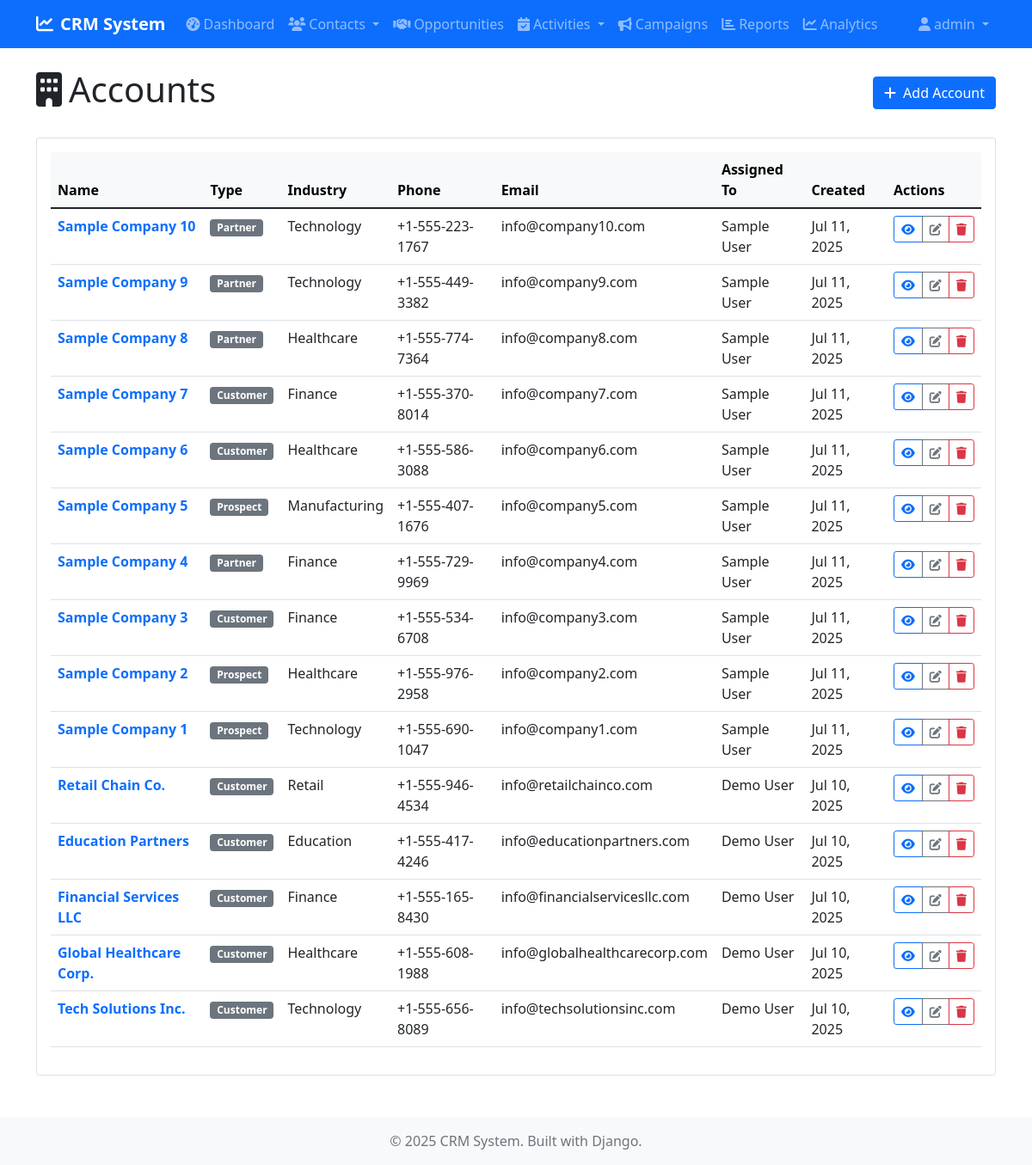
/accounts/ (signed in), run on the app's committed database.
### accounts/models.py (models this page shows, shortened)
class Account(models.Model):
    ACCOUNT_TYPES = [
        ('customer', 'Customer'),
        ('prospect', 'Prospect'),
        ('partner', 'Partner'),
        ('competitor', 'Competitor'),
        ('other', 'Other'),
    ]
    INDUSTRIES = [
        ('technology', 'Technology'),
        ('healthcare', 'Healthcare'),
        ('finance', 'Finance'),
        ('education', 'Education'),
        ('retail', 'Retail'),
        ('manufacturing', 'Manufacturing'),
        ('other', 'Other'),
    ]
    name = models.CharField(max_length=200)
    account_type = models.CharField(max_length=20, choices=ACCOUNT_TYPES, default='customer')
    industry = models.CharField(max_length=20, choices=INDUSTRIES, blank=True)
    website = models.URLField(blank=True)
    phone = models.CharField(max_length=20, blank=True)
    email = models.EmailField(blank=True)
    billing_street = models.TextField(blank=True)
    billing_city = models.CharField(max_length=100, blank=True)
    billing_state = models.CharField(max_length=100, blank=True)
    billing_postal_code = models.CharField(max_length=20, blank=True)
    billing_country = models.CharField(max_length=100, blank=True)
    shipping_street = models.TextField(blank=True)
    shipping_city = models.CharField(max_length=100, blank=True)
    shipping_state = models.CharField(max_length=100, blank=True)
    shipping_postal_code = models.CharField(max_length=20, blank=True)
    shipping_country = models.CharField(max_length=100, blank=True)
    annual_revenue = models.DecimalField(max_digits=15, decimal_places=2, null=True, blank=True)
    employees = models.IntegerField(null=True, blank=True)
    description = models.TextField(blank=True)
    assigned_to = models.ForeignKey(User, on_delete=models.SET_NULL, null=True, blank=True)
    created_by = models.ForeignKey(User, on_delete=models.SET_NULL, null=True, blank=True, related_name='created_accounts')
    created_at = models.DateTimeField(auto_now_add=True)
    updated_at = models.DateTimeField(auto_now=True)
    class Meta:
        ordering = ['name']

### accounts/views.py (the view)
# urls.py: path('', views.AccountListView.as_view(), name='list'),
class AccountListView(LoginRequiredMixin, ListView):
    model = Account
    template_name = 'accounts/account_list.html'
    context_object_name = 'accounts'
    paginate_by = 25
    def get_queryset(self):
        return Account.objects.select_related('assigned_to').order_by('-created_at')

### templates/accounts/account_list.html (shortened to what this page needs)
{% extends 'base.html' %}
{% block content %}
<div class="d-flex justify-content-between align-items-center mb-4">
    <h1><i class="fas fa-building me-2"></i>Accounts</h1>
    <a href="{% url 'accounts:create' %}" class="btn btn-primary">
        <i class="fas fa-plus me-2"></i>Add Account
    </a>
</div>
<div class="card">
    <div class="card-body">
        {% if accounts %}
            <div class="table-responsive">
                <table class="table table-hover">
                    <thead class="table-light">
                        <tr>
                            <th>Name</th>
                            <th>Type</th>
                            <th>Industry</th>
                            <th>Phone</th>
                            <th>Email</th>
                            <th>Assigned To</th>
                            <th>Created</th>
                            <th>Actions</th>
                        </tr>
                    </thead>
                    <tbody>
                        {% for account in accounts %}
                        <tr>
                            <td>
                                <a href="{% url 'accounts:detail' account.pk %}" class="text-decoration-none">
                                    <strong>{{ account.name }}</strong>
                                </a>
                            </td>
                            <td>
                                <span class="badge bg-secondary">{{ account.get_account_type_display }}</span>
                            </td>
                            <td>{{ account.get_industry_display|default:"-" }}</td>
                            <td>{{ account.phone|default:"-" }}</td>
                            <td>{{ account.email|default:"-" }}</td>
                            <td>{{ account.assigned_to.get_full_name|default:account.assigned_to.username|default:"-" }}</td>
                            <td>{{ account.created_at|date:"M d, Y" }}</td>
                            <td class="table-actions">
                                <div class="btn-group btn-group-sm" role="group">
                                    <a href="{% url 'accounts:detail' account.pk %}" class="btn btn-outline-primary" title="View">
                                        <i class="fas fa-eye"></i>
                                    </a>
                                    <a href="{% url 'accounts:edit' account.pk %}" class="btn btn-outline-secondary" title="Edit">
                                        <i class="fas fa-edit"></i>
                                    </a>
                                    <a href="{% url 'accounts:delete' account.pk %}" class="btn btn-outline-danger" title="Delete">
                                        <i class="fas fa-trash"></i>
                                    </a>
                                </div>
                            </td>
                        </tr>
                        {% endfor %}
                    </tbody>
                </table>
            </div>
        {% endif %}
    </div>
</div>
{% endblock %}

### templates/base.html (shortened to what this page needs)
<!DOCTYPE html>
<html lang="en">
<head>
    <link href="https://cdn.jsdelivr.net/npm/bootstrap@5.1.3/dist/css/bootstrap.min.css" rel="stylesheet">
    <link href="https://cdnjs.cloudflare.com/ajax/libs/font-awesome/6.0.0/css/all.min.css" rel="stylesheet">
    {% load static %}
    <link href="{% static 'css/custom.css' %}" rel="stylesheet">
</head>
<body>
    <nav class="navbar navbar-expand-lg navbar-dark bg-primary">
        <div class="container">
            <a class="navbar-brand" href="{% url 'dashboard:home' %}">
                <i class="fas fa-chart-line me-2"></i>CRM System
            </a>
            {% if user.is_authenticated %}
            <div class="collapse navbar-collapse" id="navbarNav">
                <ul class="navbar-nav me-auto">
                    <li class="nav-item">
                        <a class="nav-link" href="{% url 'dashboard:home' %}">
                            <i class="fas fa-tachometer-alt me-1"></i>Dashboard
                        </a>
                    </li>
                    <li class="nav-item dropdown">
                        <a class="nav-link dropdown-toggle" href="#" role="button" data-bs-toggle="dropdown">
                            <i class="fas fa-users me-1"></i>Contacts
                        </a>
                    </li>
                    <li class="nav-item">
                        <a class="nav-link" href="{% url 'opportunities:list' %}">
                            <i class="fas fa-handshake me-1"></i>Opportunities
                        </a>
                    </li>
                    <li class="nav-item dropdown">
                        <a class="nav-link dropdown-toggle" href="#" role="button" data-bs-toggle="dropdown">
                            <i class="fas fa-calendar-check me-1"></i>Activities
                        </a>
                    </li>
                    <li class="nav-item">
                        <a class="nav-link" href="{% url 'campaigns:list' %}">
                            <i class="fas fa-bullhorn me-1"></i>Campaigns
                        </a>
                    </li>
                    <li class="nav-item">
                        <a class="nav-link" href="{% url 'dashboard:reports' %}">
                            <i class="fas fa-chart-bar me-1"></i>Reports
                        </a>
                    </li>
                    <li class="nav-item">
                        <a class="nav-link" href="{% url 'dashboard:analytics' %}">
                            <i class="fas fa-chart-line me-1"></i>Analytics
                        </a>
                    </li>
                </ul>
                <ul class="navbar-nav">
                    <li class="nav-item dropdown">
                        <a class="nav-link dropdown-toggle" href="#" role="button" data-bs-toggle="dropdown">
                            <i class="fas fa-user me-1"></i>{{ user.username }}
                        </a>
                    </li>
                </ul>
            </div>
            {% endif %}
        </div>
    </nav>
    <main class="container my-4">
        {% block content %}
        {% endblock %}
    </main>
    <footer class="bg-light text-center py-3 mt-5">
        <div class="container">
            <p class="text-muted mb-0">&copy; 2025 CRM System. Built with Django.</p>
        </div>
    </footer>
</body>
</html>

### static/css/custom.css (style rules this page uses)
.navbar-brand { font-weight: bold; }
.table-actions { white-space: nowrap; }

### data on the page
Account: name "Sample Company 10", account_type "Partner", industry "Technology", phone "+1-555-223-1767", email "info@company10.com", assigned_to.get_full_name "Sample User", created_at "Jul 11, 2025"
Account: name "Sample Company 9", account_type "Partner", industry "Technology", phone "+1-555-449-3382", email "info@company9.com", assigned_to.get_full_name "Sample User", created_at "Jul 11, 2025"
Account: name "Sample Company 8", account_type "Partner", industry "Healthcare", phone "+1-555-774-7364", email "info@company8.com", assigned_to.get_full_name "Sample User", created_at "Jul 11, 2025"
Account: name "Sample Company 7", account_type "Customer", industry "Finance", phone "+1-555-370-8014", email "info@company7.com", assigned_to.get_full_name "Sample User", created_at "Jul 11, 2025"
Account: name "Sample Company 6", account_type "Customer", industry "Healthcare", phone "+1-555-586-3088", email "info@company6.com", assigned_to.get_full_name "Sample User", created_at "Jul 11, 2025"
Account: name "Sample Company 5", account_type "Prospect", industry "Manufacturing", phone "+1-555-407-1676", email "info@company5.com", assigned_to.get_full_name "Sample User", created_at "Jul 11, 2025"
Account: name "Sample Company 4", account_type "Partner", industry "Finance", phone "+1-555-729-9969", email "info@company4.com", assigned_to.get_full_name "Sample User", created_at "Jul 11, 2025"
Account: name "Sample Company 3", account_type "Customer", industry "Finance", phone "+1-555-534-6708", email "info@company3.com", assigned_to.get_full_name "Sample User", created_at "Jul 11, 2025"
Account: name "Sample Company 2", account_type "Prospect", industry "Healthcare", phone "+1-555-976-2958", email "info@company2.com", assigned_to.get_full_name "Sample User", created_at "Jul 11, 2025"
Account: name "Sample Company 1", account_type "Prospect", industry "Technology", phone "+1-555-690-1047", email "info@company1.com", assigned_to.get_full_name "Sample User", created_at "Jul 11, 2025"
Account: name "Retail Chain Co.", account_type "Customer", industry "Retail", phone "+1-555-946-4534", email "info@retailchainco.com", assigned_to.get_full_name "Demo User", created_at "Jul 10, 2025"
Account: name "Education Partners", account_type "Customer", industry "Education", phone "+1-555-417-4246", email "info@educationpartners.com", assigned_to.get_full_name "Demo User", created_at "Jul 10, 2025"
Account: name "Financial Services LLC", account_type "Customer", industry "Finance", phone "+1-555-165-8430", email "info@financialservicesllc.com", assigned_to.get_full_name "Demo User", created_at "Jul 10, 2025"
Account: name "Global Healthcare Corp.", account_type "Customer", industry "Healthcare", phone "+1-555-608-1988", email "info@globalhealthcarecorp.com", assigned_to.get_full_name "Demo User", created_at "Jul 10, 2025"
Account: name "Tech Solutions Inc.", account_type "Customer", industry "Technology", phone "+1-555-656-8089", email "info@techsolutionsinc.com", assigned_to.get_full_name "Demo User", created_at "Jul 10, 2025"

### other printed values
{{ user.username }} "admin"
